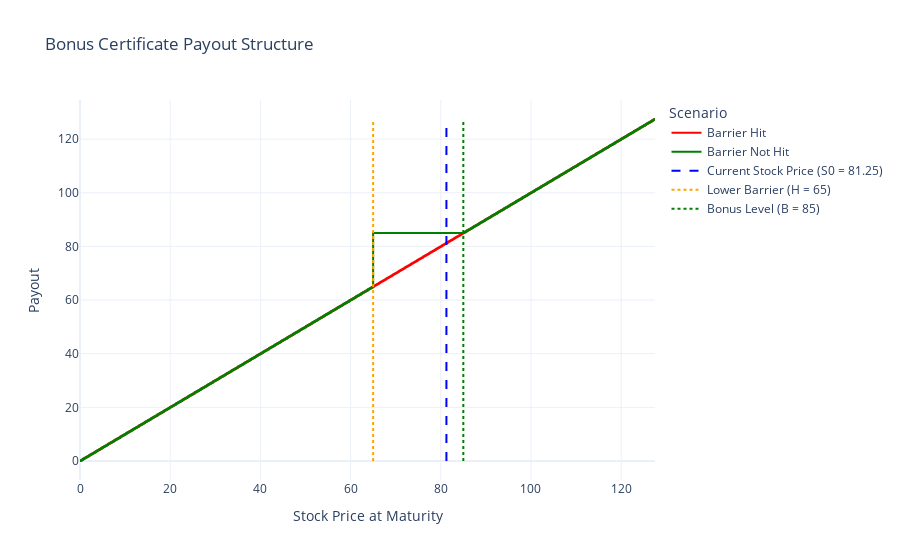

Source (notebook cell):
### Code cell
plot_payout(B, H, S0)

### Figure 1 — Plotly figure (JSON) as saved in the notebook; plotly's stock layout.template omitted (floating-point values rounded to 4 significant figures; data arrays with more than 128 entries replaced by an {"elided": "..."} marker saying what was removed)
{"data": [{"line": {"color": "red", "shape": "hv"}, "mode": "lines", "name": "Barrier Hit", "type": "scatter", "x": {"elided": "1276 float values"}, "y": {"elided": "1276 float values"}}, {"line": {"color": "green", "shape": "hv"}, "mode": "lines", "name": "Barrier Not Hit", "type": "scatter", "x": {"elided": "1276 float values"}, "y": {"elided": "1276 float values"}}, {"line": {"color": "blue", "dash": "dash"}, "mode": "lines", "name": "Current Stock Price (S0 = 81.25)", "type": "scatter", "x": [81.25, 81.25], "y": [0, 127.5]}, {"line": {"color": "orange", "dash": "dot"}, "mode": "lines", "name": "Lower Barrier (H = 65)", "type": "scatter", "x": [65, 65], "y": [0, 127.5]}, {"line": {"color": "green", "dash": "dot"}, "mode": "lines", "name": "Bonus Level (B = 85)", "type": "scatter", "x": [85, 85], "y": [0, 127.5]}], "layout": {"legend": {"title": {"text": "Scenario"}}, "title": {"text": "Bonus Certificate Payout Structure"}, "xaxis": {"title": {"text": "Stock Price at Maturity"}}, "yaxis": {"title": {"text": "Payout"}}}}
